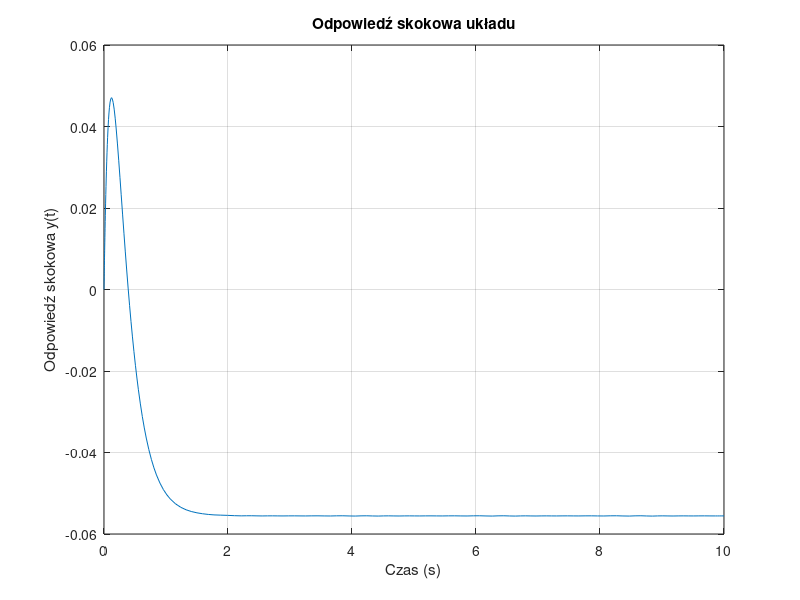
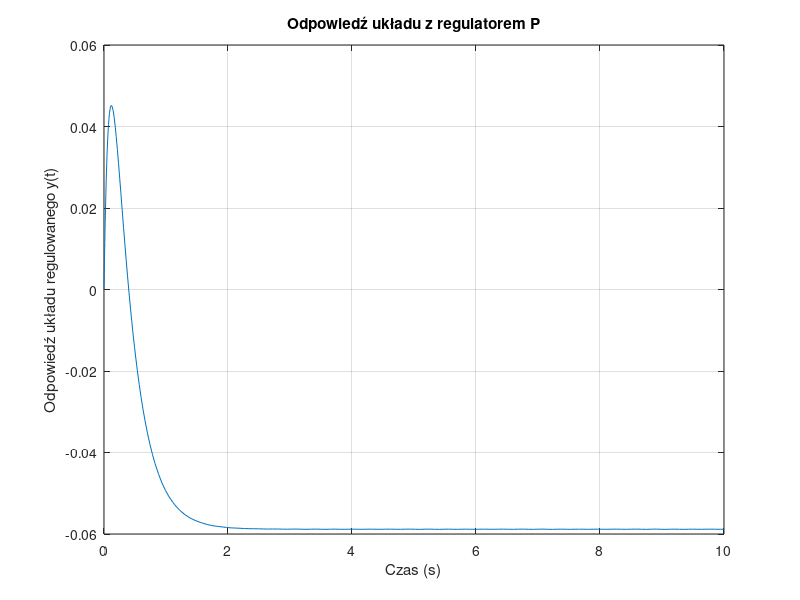
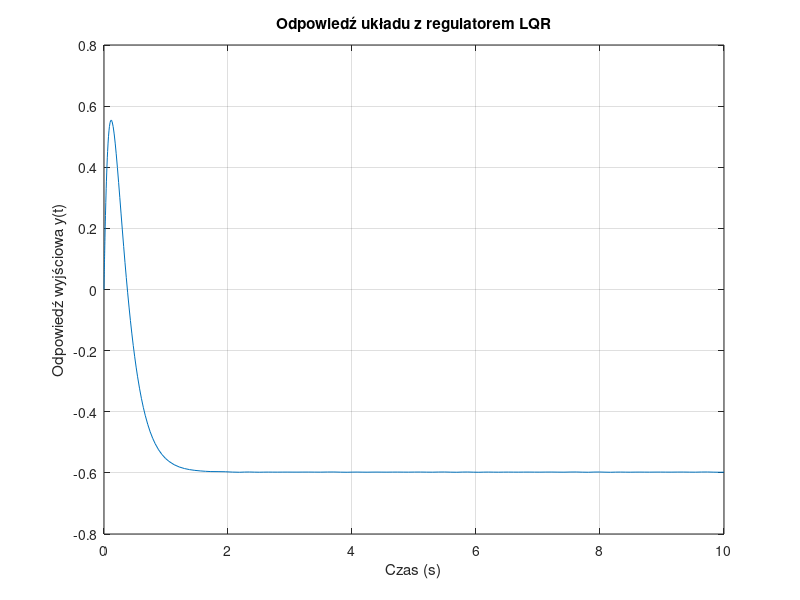

Write MATLAB code to recreate these figures, in order.
% ---------- Parametry transmitancji ----------
% Licznik i mianownik transmitancji
numerator = [1, -2];          % Licznik: s - 2
denominator = [1, 13, 36];    % Mianownik: s^2 + 13s + 36

% Utworzenie obiektu transmitancji w MATLAB
sys_tf = tf(numerator, denominator);

% Przekształcenie transmitancji do przestrzeni stanów
[Ac, Bc, Cc, Dc] = tf2ss(numerator, denominator);

% Wyświetlenie macierzy przestrzeni stanów
disp('Macierze przestrzeni stanów:');
disp('A ='); disp(Ac);
disp('B ='); disp(Bc);
disp('C ='); disp(Cc);
disp('D ='); disp(Dc);

% ---------- Rozwiązywanie ODE za pomocą ode45 ----------
% Funkcja do rozwiązania układu równań różniczkowych (wejście skokowe)
u = 1;  % Wejście skokowe (jednostkowe)
odefun = @(t, x) Ac * x + Bc * u;  % Równanie stanu

% Początkowe warunki (zakładamy, że system zaczyna od stanu zerowego)
x0 = [0; 0];  % Stan początkowy (x1 = 0, x2 = 0)

% Zakres czasu (od t = 0 do t = 10)
tspan = [0 10];

% Rozwiązywanie równań różniczkowych za pomocą ode45
[t, x] = ode45(odefun, tspan, x0);

% Obliczanie odpowiedzi wyjściowej (y = Cx)
y = Cc * x';

% Rysowanie wykresu odpowiedzi skokowej
figure;
plot(t, y);
xlabel('Czas (s)');
ylabel('Odpowiedź skokowa y(t)');
title('Odpowiedź skokowa układu');
grid on;

% ---------- Regulacja Proporcjonalna ----------
y_z = 1;  % Wartość zadana
kp = 1;  % Wzmocnienie regulatora proporcjonalnego

% Rozwiązywanie ODE z regulacją proporcjonalną
odefun_regulator = @(t, x) Ac * x + Bc * (kp * (y_z - Cc * x));  % Równanie stanu z regulatorem
[t, x2] = ode45(odefun_regulator, tspan, x0);

% Obliczanie odpowiedzi wyjściowej (y = Cx)
y2 = Cc * x2';

% Rysowanie wykresu odpowiedzi układu regulowanego
figure;
plot(t, y2);
xlabel('Czas (s)');
ylabel('Odpowiedź układu regulowanego y(t)');
title('Odpowiedź układu z regulatorem P');
grid on;

% ---------- Regulacja LQR z wartością zadaną ----------
% Parametry regulacji
Q = eye(2);  % Penalizacja stanów
R = 0.1;     % Penalizacja sterowania

% Obliczenie macierzy wzmocnienia LQR
K = lqr(Ac, Bc, Q, R);

% Wartość zadana wyjścia
y_z = 1;

% Obliczenie x_ref i u_ref
x_ref = pinv(Cc) * y_z;  % Wartość odniesienia stanu
u_ref = -pinv(Bc) * (Ac * x_ref);  % Wartość odniesienia sterowania

% Równanie różniczkowe z regulacją LQR
odefun_lqr = @(t, x) Ac * x + Bc * (u_ref - K * (x - x_ref));

% Początkowe warunki
x0 = [0; 0];  % Stan początkowy

% Zakres czasu
tspan = [0 10];

% Rozwiązanie równań różniczkowych
[t, x_lqr] = ode45(odefun_lqr, tspan, x0);



% Obliczanie odpowiedzi wyjściowej
y_lqr = Cc * x_lqr';

% Rysowanie wykresu odpowiedzi
figure;
plot(t, y_lqr);
xlabel('Czas (s)');
ylabel('Odpowiedź wyjściowa y(t)');
title('Odpowiedź układu z regulatorem LQR');
grid on;